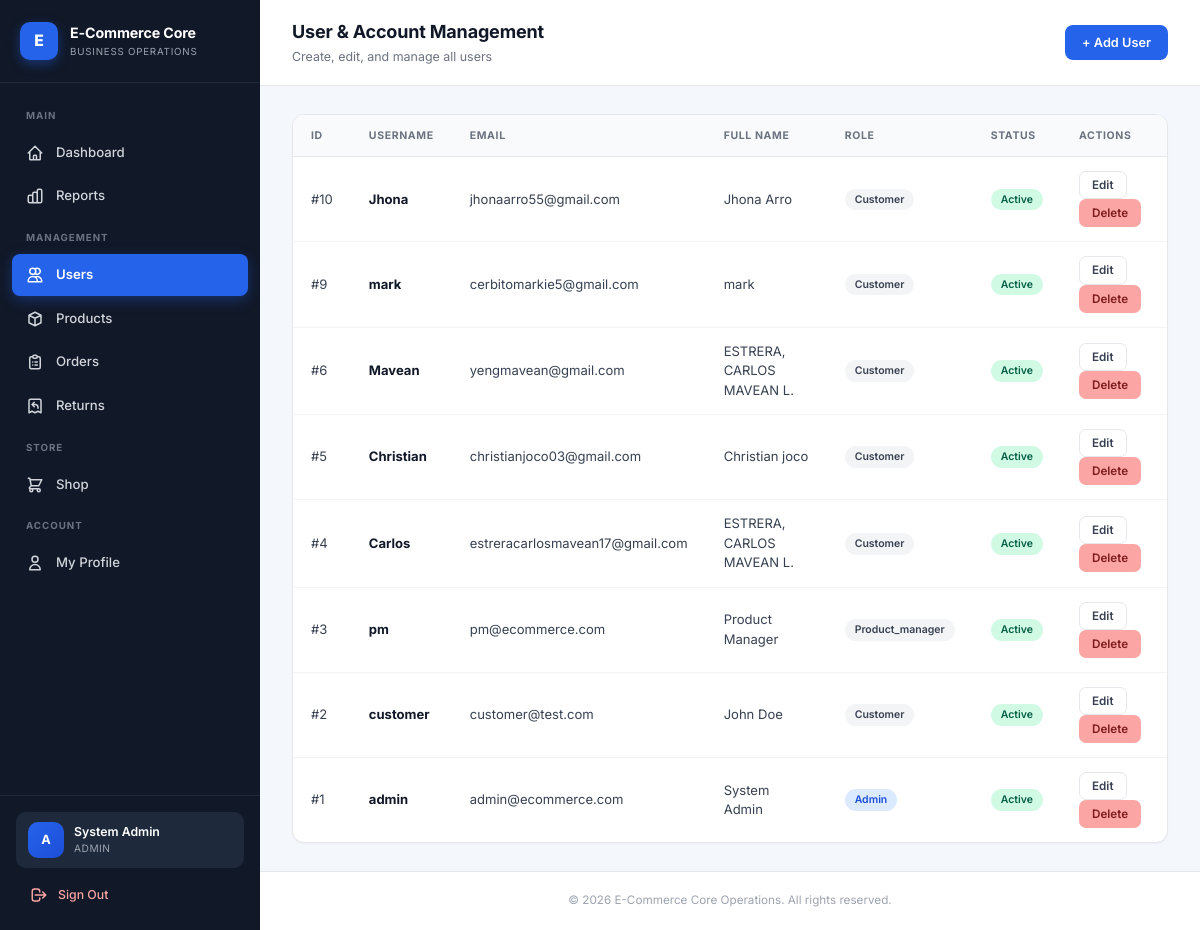
Page /modules/users.php (signed in) on the committed database.
### tables this page shows
CREATE TABLE `users` (
  `id` int(11) NOT NULL,
  `username` varchar(50) NOT NULL,
  `email` varchar(100) NOT NULL,
  `phone` varchar(20) DEFAULT NULL,
  `address` text DEFAULT NULL,
  `city` varchar(80) DEFAULT NULL,
  `province` varchar(80) DEFAULT NULL,
  `postal_code` varchar(10) DEFAULT NULL,
  `password` varchar(255) NOT NULL,
  `full_name` varchar(100) DEFAULT NULL,
  `role` enum('admin','product_manager','customer') DEFAULT 'customer',
  `status` enum('active','inactive') DEFAULT 'active',
  `email_verified` tinyint(1) DEFAULT 0,
  `profile_completed` tinyint(1) DEFAULT 0,
  `created_at` timestamp NOT NULL DEFAULT current_timestamp()
);

### includes/auth.php (called while the page is built, shortened)
<?php
if (!function_exists('e')) {
    function e($s) {
        return htmlspecialchars($s ?? '', ENT_QUOTES, 'UTF-8');
    }
}

### modules/users.php (the view, shortened to what this page needs)
<?php
require_once __DIR__ . '/../includes/auth.php';
require_once __DIR__ . '/../config/db.php';
$users = $pdo->query("SELECT * FROM users ORDER BY id DESC")->fetchAll();
require_once __DIR__ . '/../includes/header.php';
?>
<div class="app-layout">
    <?php require __DIR__ . '/../includes/sidebar.php'; ?>
    <div class="main-wrapper">
        <header class="topbar">
            <div class="topbar-left">
                <div>
                    <h2>User & Account Management</h2>
                    <p>Create, edit, and manage all users</p>
                </div>
            </div>
            <button onclick="openCreate()" class="btn btn-primary">+ Add User</button>
        </header>
        <div class="page-body">
            <div class="card">
                <div class="table-wrapper">
                    <table>
                        <thead>
                            <tr>
                                <th>ID</th><th>Username</th><th>Email</th><th>Full Name</th>
                                <th>Role</th><th>Status</th><th>Actions</th>
                            </tr>
                        </thead>
                        <tbody>
                            <?php foreach ($users as $u): ?>
                            <tr>
                                <td>#<?= $u['id'] ?></td>
                                <td><strong style="color:#111827;"><?= e($u['username']) ?></strong></td>
                                <td><?= e($u['email']) ?></td>
                                <td><?= e($u['full_name']) ?></td>
                                <td><span class="badge <?= $u['role']==='admin' ? 'badge-blue' : 'badge-gray' ?>"><?= e(ucfirst($u['role'])) ?></span></td>
                                <td><span class="badge <?= $u['status']==='active' ? 'badge-green' : 'badge-red' ?>"><?= e(ucfirst($u['status'])) ?></span></td>
                                <td>
                                    <button onclick='editUser(<?= json_encode($u, JSON_HEX_APOS | JSON_HEX_QUOT) ?>)' class="btn btn-secondary btn-sm">Edit</button>
                                    <form method="POST" style="display:inline;" onsubmit="return confirm('Delete this user?')">
                                        <button type="submit" class="btn btn-danger btn-sm">Delete</button>
                                    </form>
                                </td>
                            </tr>
                            <?php endforeach; ?>
                        </tbody>
                    </table>
                </div>
            </div>
        </div>
        <?php require __DIR__ . '/../includes/footer.php'; ?>

### assets/css/style.css (style rules this page uses)
*, *::before, *::after { box-sizing: border-box; }
html, body { margin: 0; padding: 0; font-family: 'Inter', -apple-system, BlinkMacSystemFont, 'Segoe UI', Roboto, sans-serif; background: #f4f7fb; color: #1f2937; font-size: 15px; line-height: 1.5; -webkit-font-smoothing: antialiased; }
.app-layout { display: flex; min-height: 100vh; width: 100%; }
.main-wrapper { flex: 1; margin-left: 260px; min-height: 100vh; display: flex; flex-direction: column; width: calc(100% - 260px); min-width: 0; }
.topbar { background: #fff; border-bottom: 1px solid #e5e7eb; padding: 18px 32px; display: flex; justify-content: space-between; align-items: center; position: sticky; top: 0; z-index: 30; gap: 16px; }
.topbar-left { display: flex; align-items: center; gap: 14px; min-width: 0; flex: 1; }
.topbar-left > div { min-width: 0; }
.topbar h2 { font-size: 1.2rem; font-weight: 700; color: #111827; margin: 0; letter-spacing: -0.01em; white-space: nowrap; overflow: hidden; text-overflow: ellipsis; }
.topbar p { color: #6b7280; font-size: 0.83rem; margin: 3px 0 0; white-space: nowrap; overflow: hidden; text-overflow: ellipsis; }
.page-body { padding: 28px 32px; flex: 1; width: 100%; }
.card { background: #fff; border: 1px solid #e5e7eb; border-radius: 12px; box-shadow: 0 1px 2px rgba(16, 24, 40, 0.04); overflow: hidden; }
.btn { display: inline-flex; align-items: center; justify-content: center; gap: 6px; padding: 9px 16px; border-radius: 8px; font-size: 0.85rem; font-weight: 600; text-decoration: none; cursor: pointer; border: 1px solid transparent; transition: all 0.15s ease; white-space: nowrap; font-family: inherit; line-height: 1.2; }
.btn-primary { background: #2563eb; color: #fff; }
.btn-secondary { background: #fff; color: #374151; border-color: #e5e7eb; }
.btn-danger { background: #fca5a5; color: #7f1d1d; }
.btn-sm { padding: 6px 12px; font-size: 0.78rem; border-radius: 7px; }
.table-wrapper { overflow-x: auto; -webkit-overflow-scrolling: touch; }
table { width: 100%; border-collapse: collapse; font-size: 0.87rem; }
thead { background: #f9fafb; border-bottom: 1px solid #e5e7eb; }
thead th { text-align: left; padding: 13px 18px; font-size: 0.7rem; font-weight: 700; color: #6b7280; text-transform: uppercase; letter-spacing: 0.06em; white-space: nowrap; }
tbody tr { border-bottom: 1px solid #f3f4f6; transition: background 0.12s; }
tbody tr:last-child { border-bottom: none; }
tbody td { padding: 14px 18px; color: #374151; vertical-align: middle; }
.badge { display: inline-flex; align-items: center; padding: 3px 10px; border-radius: 999px; font-size: 0.7rem; font-weight: 600; text-transform: capitalize; white-space: nowrap; }
.badge-blue { background: #dbeafe; color: #1d4ed8; }
.badge-green { background: #d1fae5; color: #065f46; }
.badge-gray { background: #f3f4f6; color: #374151; }

### rows in the picture
users: id "10", username "Jhona", email "jhonaarro55@gmail.com", full_name "Jhona Arro", role "Customer", status "Active"
users: id "9", username "mark", email "cerbitomarkie5@gmail.com", full_name "mark", role "Customer", status "Active"
users: id "6", username "Mavean", email "yengmavean@gmail.com", full_name "ESTRERA, CARLOS MAVEAN L.", role "Customer", status "Active"
users: id "5", username "Christian", email "christianjoco03@gmail.com", full_name "Christian joco", role "Customer", status "Active"
users: id "4", username "Carlos", email "estreracarlosmavean17@gmail.com", full_name "ESTRERA, CARLOS MAVEAN L.", role "Customer", status "Active"
users: id "3", username "pm", email "pm@ecommerce.com", full_name "Product Manager", role "Product_manager", status "Active"
users: id "2", username "customer", email "customer@test.com", full_name "John Doe", role "Customer", status "Active"
users: id "1", username "admin", email "admin@ecommerce.com", full_name "System Admin", role "Admin", status "Active"

### other values in the picture
$initial "A"
$_SESSION['full_name'] "System Admin"
$role === 'product_manager' ? 'PRODUCT MANAGER' : strtoupper($role) "ADMIN"
